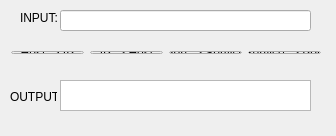
<?xml version="1.0" encoding="UTF-8"?>
<ui version="4.0">
 <class>MainWindow</class>
 <widget class="QMainWindow" name="MainWindow">
  <property name="geometry">
   <rect>
    <x>0</x>
    <y>0</y>
    <width>336</width>
    <height>136</height>
   </rect>
  </property>
  <property name="windowTitle">
   <string>MainWindow</string>
  </property>
  <widget class="QWidget" name="centralWidget">
   <widget class="QLineEdit" name="textbox_input">
    <property name="geometry">
     <rect>
      <x>60</x>
      <y>10</y>
      <width>251</width>
      <height>21</height>
     </rect>
    </property>
   </widget>
   <widget class="QTextEdit" name="textbox_output">
    <property name="geometry">
     <rect>
      <x>60</x>
      <y>80</y>
      <width>251</width>
      <height>31</height>
     </rect>
    </property>
   </widget>
   <widget class="QLabel" name="label_output">
    <property name="geometry">
     <rect>
      <x>10</x>
      <y>90</y>
      <width>47</width>
      <height>13</height>
     </rect>
    </property>
    <property name="text">
     <string>OUTPUT:</string>
    </property>
   </widget>
   <widget class="QLabel" name="label_input">
    <property name="geometry">
     <rect>
      <x>20</x>
      <y>10</y>
      <width>41</width>
      <height>16</height>
     </rect>
    </property>
    <property name="text">
     <string>INPUT:</string>
    </property>
   </widget>
   <widget class="QWidget" name="">
    <property name="geometry">
     <rect>
      <x>0</x>
      <y>40</y>
      <width>332</width>
      <height>25</height>
     </rect>
    </property>
    <layout class="QHBoxLayout" name="horizontalLayout">
     <item>
      <widget class="QPushButton" name="btn_host_to_ip">
       <property name="text">
        <string>Host -&gt; IP</string>
       </property>
      </widget>
     </item>
     <item>
      <widget class="QPushButton" name="btn_ip_to_host">
       <property name="text">
        <string>IP -&gt; Host</string>
       </property>
      </widget>
     </item>
     <item>
      <widget class="QPushButton" name="btn_port_to_service">
       <property name="text">
        <string>Port -&gt; Service</string>
       </property>
      </widget>
     </item>
     <item>
      <widget class="QPushButton" name="btn_service_to_port">
       <property name="text">
        <string>Service -&gt; Port</string>
       </property>
      </widget>
     </item>
    </layout>
   </widget>
  </widget>
  <widget class="QMenuBar" name="menuBar">
   <property name="geometry">
    <rect>
     <x>0</x>
     <y>0</y>
     <width>336</width>
     <height>21</height>
    </rect>
   </property>
  </widget>
 </widget>
 <layoutdefault spacing="6" margin="11"/>
 <resources/>
 <connections/>
</ui>
